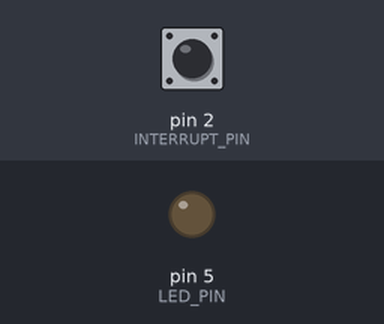
A sketch run on a simulated Arduino Uno, built with avr-gcc and run on an emulated ATmega328P. On the bench: output pins drawn as LEDs (lit = HIGH). The test bench sets the inputs (shaded band); at power-on: pin 2 (INTERRUPT_PIN) HIGH.

Above: at 1.2 s.
1.3 s: pin 2 (INTERRUPT_PIN) pulled LOW for 0.15 s
At 2.4 s:
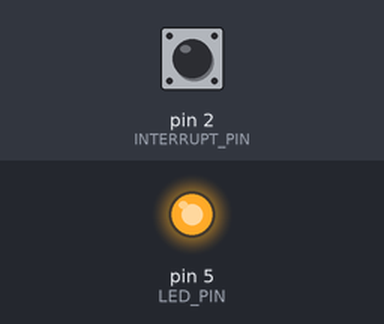
2.9 s: pin 2 (INTERRUPT_PIN) pulled LOW for 1 s
At 3.6 s:
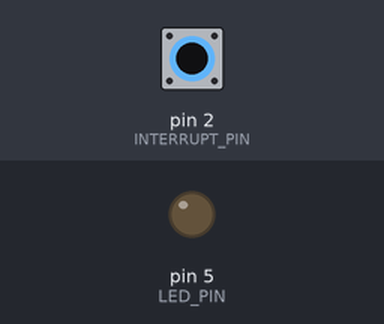
5.4 s: pin 2 (INTERRUPT_PIN) pulled LOW for 3.2 s
At 6.7 s:
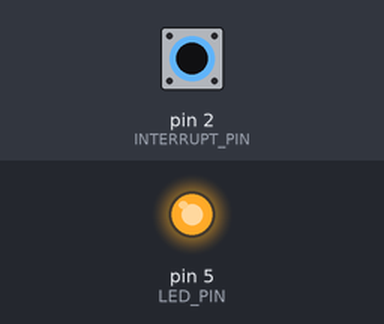
Timing chart, 0 to 8.4 s (numbered marks = the images above; inputs shaded):
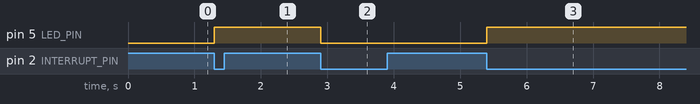

The sketch:

Blink_withButtonAndInterrupt.ino
```cpp
const int LED_PIN = 5;
const int INTERRUPT_PIN = 2;
volatile bool ledState = LOW;

void setup() {
    pinMode(LED_PIN, OUTPUT);
    pinMode(INTERRUPT_PIN, INPUT);
    attachInterrupt(digitalPinToInterrupt(INTERRUPT_PIN), myISR, FALLING); // trigger when button pressed, but not when released.
}

void loop() {
    digitalWrite(LED_PIN, ledState);
}

void myISR() {
    ledState = !ledState;
    // note: LOW == false == 0, HIGH == true == 1, so inverting the boolean is the same as switching between LOW and HIGH.
}
```

Measured:
- after the input at 1.3 s, pin 5 (LED_PIN): LOW → HIGH at once
- after the input at 2.9 s, pin 5 (LED_PIN): HIGH → LOW at once
- after the input at 5.4 s, pin 5 (LED_PIN): LOW → HIGH at once
